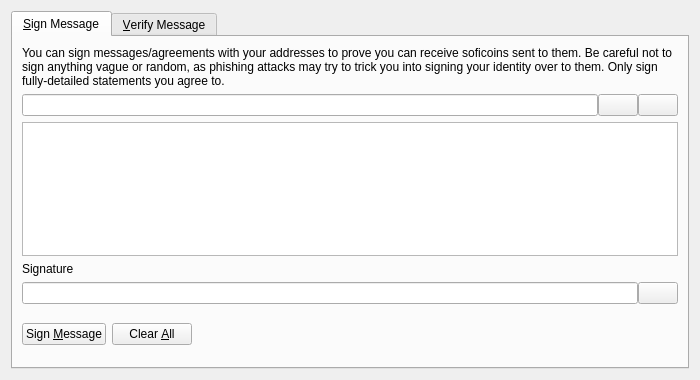
<?xml version="1.0" encoding="UTF-8"?>
<ui version="4.0">
 <class>SignVerifyMessageDialog</class>
 <widget class="QDialog" name="SignVerifyMessageDialog">
  <property name="geometry">
   <rect>
    <x>0</x>
    <y>0</y>
    <width>700</width>
    <height>380</height>
   </rect>
  </property>
  <property name="windowTitle">
   <string>Signatures - Sign / Verify a Message</string>
  </property>
  <property name="modal">
   <bool>true</bool>
  </property>
  <layout class="QVBoxLayout" name="verticalLayout">
   <item>
    <widget class="QTabWidget" name="tabWidget">
     <property name="currentIndex">
      <number>0</number>
     </property>
     <widget class="QWidget" name="tabSignMessage">
      <attribute name="title">
       <string>&amp;Sign Message</string>
      </attribute>
      <layout class="QVBoxLayout" name="verticalLayout_SM">
       <item>
        <widget class="QLabel" name="infoLabel_SM">
         <property name="text">
          <string>You can sign messages/agreements with your addresses to prove you can receive soficoins sent to them. Be careful not to sign anything vague or random, as phishing attacks may try to trick you into signing your identity over to them. Only sign fully-detailed statements you agree to.</string>
         </property>
         <property name="textFormat">
          <enum>Qt::PlainText</enum>
         </property>
         <property name="wordWrap">
          <bool>true</bool>
         </property>
        </widget>
       </item>
       <item>
        <layout class="QHBoxLayout" name="horizontalLayout_1_SM">
         <property name="spacing">
          <number>0</number>
         </property>
         <item>
          <widget class="QValidatedLineEdit" name="addressIn_SM">
           <property name="toolTip">
            <string>The Soficoin address to sign the message with</string>
           </property>
          </widget>
         </item>
         <item>
          <widget class="QPushButton" name="addressBookButton_SM">
           <property name="toolTip">
            <string>Choose previously used address</string>
           </property>
           <property name="text">
            <string/>
           </property>
           <property name="icon">
            <iconset resource="../bitcoin.qrc">
             <normaloff>:/icons/address-book</normaloff>:/icons/address-book</iconset>
           </property>
           <property name="shortcut">
            <string>Alt+A</string>
           </property>
           <property name="autoDefault">
            <bool>false</bool>
           </property>
          </widget>
         </item>
         <item>
          <widget class="QPushButton" name="pasteButton_SM">
           <property name="toolTip">
            <string>Paste address from clipboard</string>
           </property>
           <property name="text">
            <string/>
           </property>
           <property name="icon">
            <iconset resource="../bitcoin.qrc">
             <normaloff>:/icons/editpaste</normaloff>:/icons/editpaste</iconset>
           </property>
           <property name="shortcut">
            <string>Alt+P</string>
           </property>
           <property name="autoDefault">
            <bool>false</bool>
           </property>
          </widget>
         </item>
        </layout>
       </item>
       <item>
        <widget class="QPlainTextEdit" name="messageIn_SM">
         <property name="toolTip">
          <string>Enter the message you want to sign here</string>
         </property>
        </widget>
       </item>
       <item>
        <widget class="QLabel" name="signatureLabel_SM">
         <property name="text">
          <string>Signature</string>
         </property>
         <property name="textFormat">
          <enum>Qt::PlainText</enum>
         </property>
        </widget>
       </item>
       <item>
        <layout class="QHBoxLayout" name="horizontalLayout_2_SM">
         <property name="spacing">
          <number>0</number>
         </property>
         <item>
          <widget class="QLineEdit" name="signatureOut_SM">
           <property name="font">
            <font>
             <italic>true</italic>
            </font>
           </property>
           <property name="readOnly">
            <bool>true</bool>
           </property>
          </widget>
         </item>
         <item>
          <widget class="QPushButton" name="copySignatureButton_SM">
           <property name="toolTip">
            <string>Copy the current signature to the system clipboard</string>
           </property>
           <property name="text">
            <string/>
           </property>
           <property name="icon">
            <iconset resource="../bitcoin.qrc">
             <normaloff>:/icons/editcopy</normaloff>:/icons/editcopy</iconset>
           </property>
           <property name="autoDefault">
            <bool>false</bool>
           </property>
          </widget>
         </item>
        </layout>
       </item>
       <item>
        <layout class="QHBoxLayout" name="horizontalLayout_3_SM">
         <item>
          <widget class="QPushButton" name="signMessageButton_SM">
           <property name="toolTip">
            <string>Sign the message to prove you own this Soficoin address</string>
           </property>
           <property name="text">
            <string>Sign &amp;Message</string>
           </property>
           <property name="icon">
            <iconset resource="../bitcoin.qrc">
             <normaloff>:/icons/edit</normaloff>:/icons/edit</iconset>
           </property>
           <property name="autoDefault">
            <bool>false</bool>
           </property>
          </widget>
         </item>
         <item>
          <widget class="QPushButton" name="clearButton_SM">
           <property name="toolTip">
            <string>Reset all sign message fields</string>
           </property>
           <property name="text">
            <string>Clear &amp;All</string>
           </property>
           <property name="icon">
            <iconset resource="../bitcoin.qrc">
             <normaloff>:/icons/remove</normaloff>:/icons/remove</iconset>
           </property>
           <property name="autoDefault">
            <bool>false</bool>
           </property>
          </widget>
         </item>
         <item>
          <spacer name="horizontalSpacer_1_SM">
           <property name="orientation">
            <enum>Qt::Horizontal</enum>
           </property>
           <property name="sizeHint" stdset="0">
            <size>
             <width>40</width>
             <height>48</height>
            </size>
           </property>
          </spacer>
         </item>
         <item>
          <widget class="QLabel" name="statusLabel_SM">
           <property name="font">
            <font>
             <weight>75</weight>
             <bold>true</bold>
            </font>
           </property>
           <property name="text">
            <string/>
           </property>
           <property name="wordWrap">
            <bool>true</bool>
           </property>
          </widget>
         </item>
         <item>
          <spacer name="horizontalSpacer_2_SM">
           <property name="orientation">
            <enum>Qt::Horizontal</enum>
           </property>
           <property name="sizeHint" stdset="0">
            <size>
             <width>40</width>
             <height>48</height>
            </size>
           </property>
          </spacer>
         </item>
        </layout>
       </item>
      </layout>
     </widget>
     <widget class="QWidget" name="tabVerifyMessage">
      <attribute name="title">
       <string>&amp;Verify Message</string>
      </attribute>
      <layout class="QVBoxLayout" name="verticalLayout_VM">
       <item>
        <widget class="QLabel" name="infoLabel_VM">
         <property name="text">
          <string>Enter the receiver's address, message (ensure you copy line breaks, spaces, tabs, etc. exactly) and signature below to verify the message. Be careful not to read more into the signature than what is in the signed message itself, to avoid being tricked by a man-in-the-middle attack. Note that this only proves the signing party receives with the address, it cannot prove sendership of any transaction!</string>
         </property>
         <property name="textFormat">
          <enum>Qt::PlainText</enum>
         </property>
         <property name="alignment">
          <set>Qt::AlignLeading|Qt::AlignLeft|Qt::AlignTop</set>
         </property>
         <property name="wordWrap">
          <bool>true</bool>
         </property>
        </widget>
       </item>
       <item>
        <layout class="QHBoxLayout" name="horizontalLayout_1_VM">
         <property name="spacing">
          <number>0</number>
         </property>
         <item>
          <widget class="QValidatedLineEdit" name="addressIn_VM">
           <property name="toolTip">
            <string>The Soficoin address the message was signed with</string>
           </property>
          </widget>
         </item>
         <item>
          <widget class="QPushButton" name="addressBookButton_VM">
           <property name="toolTip">
            <string>Choose previously used address</string>
           </property>
           <property name="text">
            <string/>
           </property>
           <property name="icon">
            <iconset resource="../bitcoin.qrc">
             <normaloff>:/icons/address-book</normaloff>:/icons/address-book</iconset>
           </property>
           <property name="shortcut">
            <string>Alt+A</string>
           </property>
           <property name="autoDefault">
            <bool>false</bool>
           </property>
          </widget>
         </item>
        </layout>
       </item>
       <item>
        <widget class="QPlainTextEdit" name="messageIn_VM"/>
       </item>
       <item>
        <widget class="QValidatedLineEdit" name="signatureIn_VM"/>
       </item>
       <item>
        <layout class="QHBoxLayout" name="horizontalLayout_2_VM">
         <item>
          <widget class="QPushButton" name="verifyMessageButton_VM">
           <property name="toolTip">
            <string>Verify the message to ensure it was signed with the specified Soficoin address</string>
           </property>
           <property name="text">
            <string>Verify &amp;Message</string>
           </property>
           <property name="icon">
            <iconset resource="../bitcoin.qrc">
             <normaloff>:/icons/transaction_0</normaloff>:/icons/transaction_0</iconset>
           </property>
           <property name="autoDefault">
            <bool>false</bool>
           </property>
          </widget>
         </item>
         <item>
          <widget class="QPushButton" name="clearButton_VM">
           <property name="toolTip">
            <string>Reset all verify message fields</string>
           </property>
           <property name="text">
            <string>Clear &amp;All</string>
           </property>
           <property name="icon">
            <iconset resource="../bitcoin.qrc">
             <normaloff>:/icons/remove</normaloff>:/icons/remove</iconset>
           </property>
           <property name="autoDefault">
            <bool>false</bool>
           </property>
          </widget>
         </item>
         <item>
          <spacer name="horizontalSpacer_1_VM">
           <property name="orientation">
            <enum>Qt::Horizontal</enum>
           </property>
           <property name="sizeHint" stdset="0">
            <size>
             <width>40</width>
             <height>48</height>
            </size>
           </property>
          </spacer>
         </item>
         <item>
          <widget class="QLabel" name="statusLabel_VM">
           <property name="font">
            <font>
             <weight>75</weight>
             <bold>true</bold>
            </font>
           </property>
           <property name="text">
            <string/>
           </property>
           <property name="wordWrap">
            <bool>true</bool>
           </property>
          </widget>
         </item>
         <item>
          <spacer name="horizontalSpacer_2_VM">
           <property name="orientation">
            <enum>Qt::Horizontal</enum>
           </property>
           <property name="sizeHint" stdset="0">
            <size>
             <width>40</width>
             <height>48</height>
            </size>
           </property>
          </spacer>
         </item>
        </layout>
       </item>
      </layout>
     </widget>
    </widget>
   </item>
  </layout>
 </widget>
 <customwidgets>
  <customwidget>
   <class>QValidatedLineEdit</class>
   <extends>QLineEdit</extends>
   <header>qt/qvalidatedlineedit.h</header>
  </customwidget>
 </customwidgets>
 <resources>
  <include location="../bitcoin.qrc"/>
 </resources>
 <connections/>
</ui>
